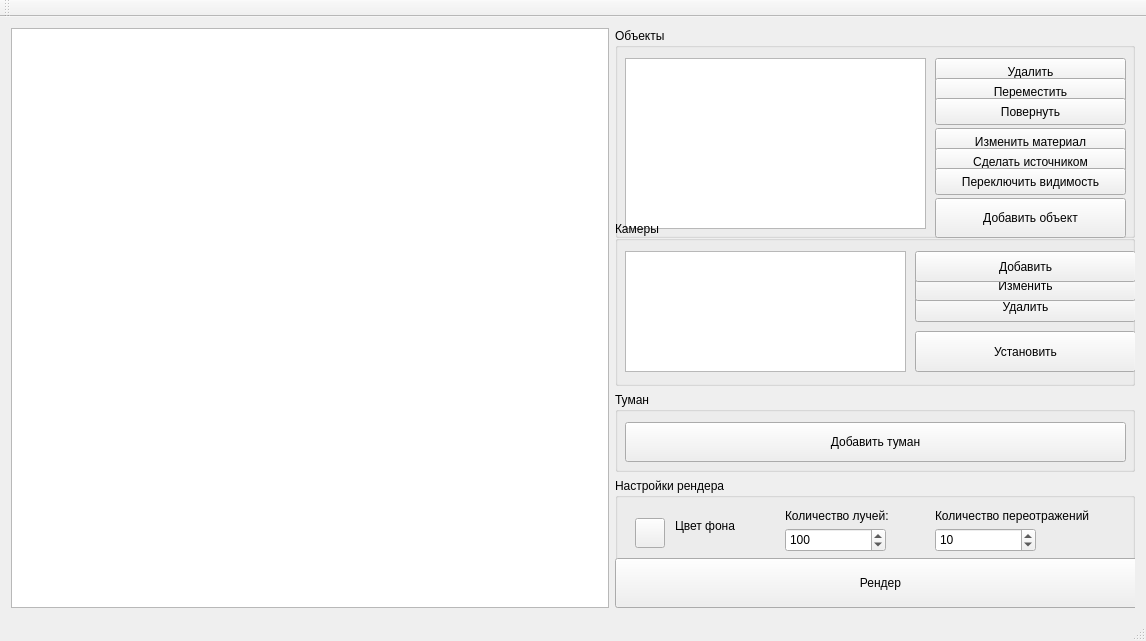
<?xml version="1.0" encoding="UTF-8"?>
<ui version="4.0">
 <class>MainWindow</class>
 <widget class="QMainWindow" name="MainWindow">
  <property name="geometry">
   <rect>
    <x>0</x>
    <y>0</y>
    <width>1146</width>
    <height>641</height>
   </rect>
  </property>
  <property name="sizePolicy">
   <sizepolicy hsizetype="Preferred" vsizetype="Preferred">
    <horstretch>0</horstretch>
    <verstretch>0</verstretch>
   </sizepolicy>
  </property>
  <property name="minimumSize">
   <size>
    <width>1146</width>
    <height>641</height>
   </size>
  </property>
  <property name="windowTitle">
   <string>MainWindow</string>
  </property>
  <widget class="QWidget" name="centralWidget">
   <layout class="QVBoxLayout" name="verticalLayout" stretch="0">
    <item>
     <layout class="QHBoxLayout" name="horizontalLayout">
      <item>
       <widget class="QGraphicsView" name="graphicsView">
        <property name="sizePolicy">
         <sizepolicy hsizetype="Preferred" vsizetype="Preferred">
          <horstretch>0</horstretch>
          <verstretch>0</verstretch>
         </sizepolicy>
        </property>
        <property name="minimumSize">
         <size>
          <width>580</width>
          <height>580</height>
         </size>
        </property>
        <property name="maximumSize">
         <size>
          <width>1200</width>
          <height>1200</height>
         </size>
        </property>
       </widget>
      </item>
      <item>
       <layout class="QVBoxLayout" name="verticalLayout_2">
        <item>
         <widget class="QGroupBox" name="objectGroupBox">
          <property name="sizePolicy">
           <sizepolicy hsizetype="Preferred" vsizetype="Maximum">
            <horstretch>0</horstretch>
            <verstretch>0</verstretch>
           </sizepolicy>
          </property>
          <property name="minimumSize">
           <size>
            <width>520</width>
            <height>210</height>
           </size>
          </property>
          <property name="maximumSize">
           <size>
            <width>520</width>
            <height>200</height>
           </size>
          </property>
          <property name="title">
           <string>Объекты</string>
          </property>
          <widget class="QPushButton" name="objectDeletebutton">
           <property name="geometry">
            <rect>
             <x>320</x>
             <y>30</y>
             <width>191</width>
             <height>27</height>
            </rect>
           </property>
           <property name="text">
            <string>Удалить</string>
           </property>
          </widget>
          <widget class="QListWidget" name="objectListWidget">
           <property name="geometry">
            <rect>
             <x>10</x>
             <y>30</y>
             <width>301</width>
             <height>171</height>
            </rect>
           </property>
           <property name="selectionMode">
            <enum>QAbstractItemView::MultiSelection</enum>
           </property>
          </widget>
          <widget class="QPushButton" name="objectChangeMaterialButton">
           <property name="geometry">
            <rect>
             <x>320</x>
             <y>100</y>
             <width>191</width>
             <height>27</height>
            </rect>
           </property>
           <property name="text">
            <string>Изменить материал</string>
           </property>
          </widget>
          <widget class="QPushButton" name="objectMakeEmitButton">
           <property name="geometry">
            <rect>
             <x>320</x>
             <y>120</y>
             <width>191</width>
             <height>27</height>
            </rect>
           </property>
           <property name="text">
            <string>Сделать источником</string>
           </property>
          </widget>
          <widget class="QPushButton" name="objectMoveButton">
           <property name="geometry">
            <rect>
             <x>320</x>
             <y>50</y>
             <width>191</width>
             <height>27</height>
            </rect>
           </property>
           <property name="text">
            <string>Переместить</string>
           </property>
          </widget>
          <widget class="QPushButton" name="objectRotateButton">
           <property name="geometry">
            <rect>
             <x>320</x>
             <y>70</y>
             <width>191</width>
             <height>27</height>
            </rect>
           </property>
           <property name="text">
            <string>Повернуть</string>
           </property>
          </widget>
          <widget class="QPushButton" name="objectAddButton">
           <property name="geometry">
            <rect>
             <x>320</x>
             <y>170</y>
             <width>191</width>
             <height>40</height>
            </rect>
           </property>
           <property name="minimumSize">
            <size>
             <width>0</width>
             <height>40</height>
            </size>
           </property>
           <property name="maximumSize">
            <size>
             <width>16777215</width>
             <height>40</height>
            </size>
           </property>
           <property name="text">
            <string>Добавить объект</string>
           </property>
          </widget>
          <widget class="QPushButton" name="objectChangeVisibilityButton">
           <property name="geometry">
            <rect>
             <x>320</x>
             <y>140</y>
             <width>191</width>
             <height>27</height>
            </rect>
           </property>
           <property name="text">
            <string>Переключить видимость</string>
           </property>
          </widget>
         </widget>
        </item>
        <item>
         <widget class="QGroupBox" name="cameraGroupBox">
          <property name="sizePolicy">
           <sizepolicy hsizetype="Preferred" vsizetype="Maximum">
            <horstretch>0</horstretch>
            <verstretch>0</verstretch>
           </sizepolicy>
          </property>
          <property name="minimumSize">
           <size>
            <width>0</width>
            <height>165</height>
           </size>
          </property>
          <property name="maximumSize">
           <size>
            <width>520</width>
            <height>165</height>
           </size>
          </property>
          <property name="title">
           <string>Камеры</string>
          </property>
          <widget class="QListWidget" name="cameraListWidget">
           <property name="geometry">
            <rect>
             <x>10</x>
             <y>30</y>
             <width>281</width>
             <height>121</height>
            </rect>
           </property>
          </widget>
          <widget class="QPushButton" name="cameraSetButton">
           <property name="geometry">
            <rect>
             <x>300</x>
             <y>110</y>
             <width>221</width>
             <height>41</height>
            </rect>
           </property>
           <property name="text">
            <string>Установить</string>
           </property>
          </widget>
          <widget class="QPushButton" name="cameraDeleteButton">
           <property name="geometry">
            <rect>
             <x>300</x>
             <y>70</y>
             <width>221</width>
             <height>31</height>
            </rect>
           </property>
           <property name="text">
            <string>Удалить</string>
           </property>
          </widget>
          <widget class="QPushButton" name="cameraEditButton">
           <property name="geometry">
            <rect>
             <x>300</x>
             <y>50</y>
             <width>221</width>
             <height>30</height>
            </rect>
           </property>
           <property name="text">
            <string>Изменить</string>
           </property>
          </widget>
          <widget class="QPushButton" name="CameraAddDialogButton">
           <property name="geometry">
            <rect>
             <x>300</x>
             <y>30</y>
             <width>221</width>
             <height>31</height>
            </rect>
           </property>
           <property name="text">
            <string>Добавить</string>
           </property>
          </widget>
         </widget>
        </item>
        <item>
         <widget class="QGroupBox" name="FogGroupBox">
          <property name="sizePolicy">
           <sizepolicy hsizetype="Preferred" vsizetype="Maximum">
            <horstretch>0</horstretch>
            <verstretch>0</verstretch>
           </sizepolicy>
          </property>
          <property name="minimumSize">
           <size>
            <width>0</width>
            <height>80</height>
           </size>
          </property>
          <property name="maximumSize">
           <size>
            <width>520</width>
            <height>80</height>
           </size>
          </property>
          <property name="title">
           <string>Туман</string>
          </property>
          <widget class="QPushButton" name="FogAddDialogButton">
           <property name="geometry">
            <rect>
             <x>10</x>
             <y>30</y>
             <width>501</width>
             <height>40</height>
            </rect>
           </property>
           <property name="minimumSize">
            <size>
             <width>0</width>
             <height>40</height>
            </size>
           </property>
           <property name="maximumSize">
            <size>
             <width>16777215</width>
             <height>40</height>
            </size>
           </property>
           <property name="text">
            <string>Добавить туман</string>
           </property>
          </widget>
         </widget>
        </item>
        <item>
         <widget class="QGroupBox" name="cameraGroupBox_2">
          <property name="sizePolicy">
           <sizepolicy hsizetype="Preferred" vsizetype="Maximum">
            <horstretch>0</horstretch>
            <verstretch>0</verstretch>
           </sizepolicy>
          </property>
          <property name="minimumSize">
           <size>
            <width>520</width>
            <height>130</height>
           </size>
          </property>
          <property name="maximumSize">
           <size>
            <width>520</width>
            <height>130</height>
           </size>
          </property>
          <property name="title">
           <string>Настройки рендера</string>
          </property>
          <widget class="QPushButton" name="renderButton">
           <property name="geometry">
            <rect>
             <x>0</x>
             <y>80</y>
             <width>531</width>
             <height>50</height>
            </rect>
           </property>
           <property name="sizePolicy">
            <sizepolicy hsizetype="Minimum" vsizetype="Fixed">
             <horstretch>0</horstretch>
             <verstretch>0</verstretch>
            </sizepolicy>
           </property>
           <property name="minimumSize">
            <size>
             <width>0</width>
             <height>50</height>
            </size>
           </property>
           <property name="maximumSize">
            <size>
             <width>16777215</width>
             <height>16777215</height>
            </size>
           </property>
           <property name="text">
            <string>Рендер</string>
           </property>
          </widget>
          <widget class="QPushButton" name="changeWorldColor">
           <property name="geometry">
            <rect>
             <x>20</x>
             <y>40</y>
             <width>30</width>
             <height>30</height>
            </rect>
           </property>
           <property name="sizePolicy">
            <sizepolicy hsizetype="Minimum" vsizetype="Preferred">
             <horstretch>0</horstretch>
             <verstretch>0</verstretch>
            </sizepolicy>
           </property>
           <property name="minimumSize">
            <size>
             <width>0</width>
             <height>30</height>
            </size>
           </property>
           <property name="maximumSize">
            <size>
             <width>16777215</width>
             <height>16777215</height>
            </size>
           </property>
           <property name="styleSheet">
            <string notr="true">background: &quot;#7a7a7a&quot;</string>
           </property>
           <property name="text">
            <string/>
           </property>
          </widget>
          <widget class="QLabel" name="label">
           <property name="geometry">
            <rect>
             <x>60</x>
             <y>40</y>
             <width>71</width>
             <height>16</height>
            </rect>
           </property>
           <property name="text">
            <string>Цвет фона</string>
           </property>
          </widget>
          <widget class="QSpinBox" name="renderSampleCount">
           <property name="geometry">
            <rect>
             <x>170</x>
             <y>50</y>
             <width>101</width>
             <height>24</height>
            </rect>
           </property>
           <property name="minimum">
            <number>1</number>
           </property>
           <property name="maximum">
            <number>2000</number>
           </property>
           <property name="value">
            <number>100</number>
           </property>
          </widget>
          <widget class="QLabel" name="label_2">
           <property name="geometry">
            <rect>
             <x>170</x>
             <y>30</y>
             <width>131</width>
             <height>16</height>
            </rect>
           </property>
           <property name="text">
            <string>Количество лучей:</string>
           </property>
          </widget>
          <widget class="QLabel" name="label_3">
           <property name="geometry">
            <rect>
             <x>320</x>
             <y>30</y>
             <width>181</width>
             <height>16</height>
            </rect>
           </property>
           <property name="text">
            <string>Количество переотражений</string>
           </property>
          </widget>
          <widget class="QSpinBox" name="renderDepthCount">
           <property name="geometry">
            <rect>
             <x>320</x>
             <y>50</y>
             <width>101</width>
             <height>24</height>
            </rect>
           </property>
           <property name="minimum">
            <number>1</number>
           </property>
           <property name="maximum">
            <number>100</number>
           </property>
           <property name="value">
            <number>10</number>
           </property>
          </widget>
         </widget>
        </item>
       </layout>
      </item>
     </layout>
    </item>
   </layout>
  </widget>
  <widget class="QToolBar" name="mainToolBar">
   <attribute name="toolBarArea">
    <enum>TopToolBarArea</enum>
   </attribute>
   <attribute name="toolBarBreak">
    <bool>false</bool>
   </attribute>
  </widget>
  <widget class="QStatusBar" name="statusBar"/>
  <action name="action">
   <property name="text">
    <string>Тест</string>
   </property>
  </action>
  <action name="action_2">
   <property name="text">
    <string>Сфера</string>
   </property>
  </action>
  <action name="action_3">
   <property name="text">
    <string>Плоскость</string>
   </property>
  </action>
  <action name="action_4">
   <property name="text">
    <string>Четырёхугольная пирамида</string>
   </property>
  </action>
  <action name="action_5">
   <property name="text">
    <string>трёхугольная пирамида</string>
   </property>
  </action>
  <action name="action_6">
   <property name="text">
    <string>Прямоугольный параллелипипед</string>
   </property>
  </action>
  <action name="action_7">
   <property name="text">
    <string>Конус</string>
   </property>
  </action>
  <action name="action_8">
   <property name="text">
    <string>Цилиндр</string>
   </property>
  </action>
  <action name="action_9">
   <property name="text">
    <string>Точечный источник света</string>
   </property>
  </action>
  <action name="action_10">
   <property name="text">
    <string>Камера</string>
   </property>
  </action>
  <action name="action_constant_fog">
   <property name="text">
    <string>Однородный туман</string>
   </property>
  </action>
  <action name="action_random_fog">
   <property name="text">
    <string>Неоднородный туман</string>
   </property>
  </action>
 </widget>
 <layoutdefault spacing="6" margin="11"/>
 <resources/>
 <connections/>
</ui>
